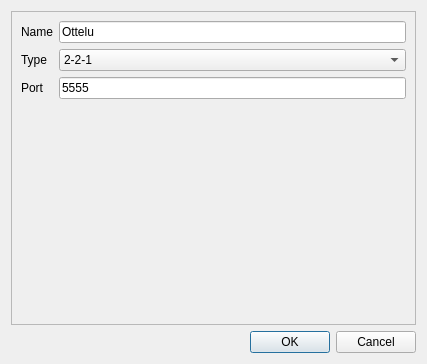
<?xml version="1.0" encoding="UTF-8"?>
<ui version="4.0">
 <class>CreateServerDialog</class>
 <widget class="QDialog" name="CreateServerDialog">
  <property name="geometry">
   <rect>
    <x>0</x>
    <y>0</y>
    <width>427</width>
    <height>364</height>
   </rect>
  </property>
  <property name="windowTitle">
   <string>PNB - Create server</string>
  </property>
  <layout class="QGridLayout" name="gridLayout">
   <item row="0" column="0">
    <widget class="QScrollArea" name="scrollArea">
     <property name="widgetResizable">
      <bool>true</bool>
     </property>
     <widget class="QWidget" name="scrollAreaWidgetContents">
      <property name="geometry">
       <rect>
        <x>0</x>
        <y>0</y>
        <width>407</width>
        <height>314</height>
       </rect>
      </property>
      <property name="minimumSize">
       <size>
        <width>400</width>
        <height>200</height>
       </size>
      </property>
      <layout class="QFormLayout" name="formLayout">
       <item row="0" column="0">
        <widget class="QLabel" name="labelName">
         <property name="text">
          <string>Name</string>
         </property>
        </widget>
       </item>
       <item row="0" column="1">
        <widget class="QLineEdit" name="lineEditName">
         <property name="text">
          <string>Ottelu</string>
         </property>
        </widget>
       </item>
       <item row="1" column="0">
        <widget class="QLabel" name="labelType">
         <property name="text">
          <string>Type</string>
         </property>
        </widget>
       </item>
       <item row="1" column="1">
        <widget class="QComboBox" name="comboBoxType">
         <item>
          <property name="text">
           <string>2-2-1</string>
          </property>
         </item>
         <item>
          <property name="text">
           <string>4-4-1</string>
          </property>
         </item>
        </widget>
       </item>
       <item row="2" column="0">
        <widget class="QLabel" name="labelPort">
         <property name="text">
          <string>Port</string>
         </property>
        </widget>
       </item>
       <item row="2" column="1">
        <widget class="QLineEdit" name="lineEditPort">
         <property name="text">
          <string>5555</string>
         </property>
        </widget>
       </item>
      </layout>
     </widget>
    </widget>
   </item>
   <item row="1" column="0">
    <widget class="QDialogButtonBox" name="buttonBox">
     <property name="orientation">
      <enum>Qt::Horizontal</enum>
     </property>
     <property name="standardButtons">
      <set>QDialogButtonBox::Cancel|QDialogButtonBox::Ok</set>
     </property>
    </widget>
   </item>
  </layout>
 </widget>
 <resources/>
 <connections>
  <connection>
   <sender>buttonBox</sender>
   <signal>accepted()</signal>
   <receiver>CreateServerDialog</receiver>
   <slot>accept()</slot>
   <hints>
    <hint type="sourcelabel">
     <x>248</x>
     <y>254</y>
    </hint>
    <hint type="destinationlabel">
     <x>157</x>
     <y>274</y>
    </hint>
   </hints>
  </connection>
  <connection>
   <sender>buttonBox</sender>
   <signal>rejected()</signal>
   <receiver>CreateServerDialog</receiver>
   <slot>reject()</slot>
   <hints>
    <hint type="sourcelabel">
     <x>316</x>
     <y>260</y>
    </hint>
    <hint type="destinationlabel">
     <x>286</x>
     <y>274</y>
    </hint>
   </hints>
  </connection>
 </connections>
</ui>
